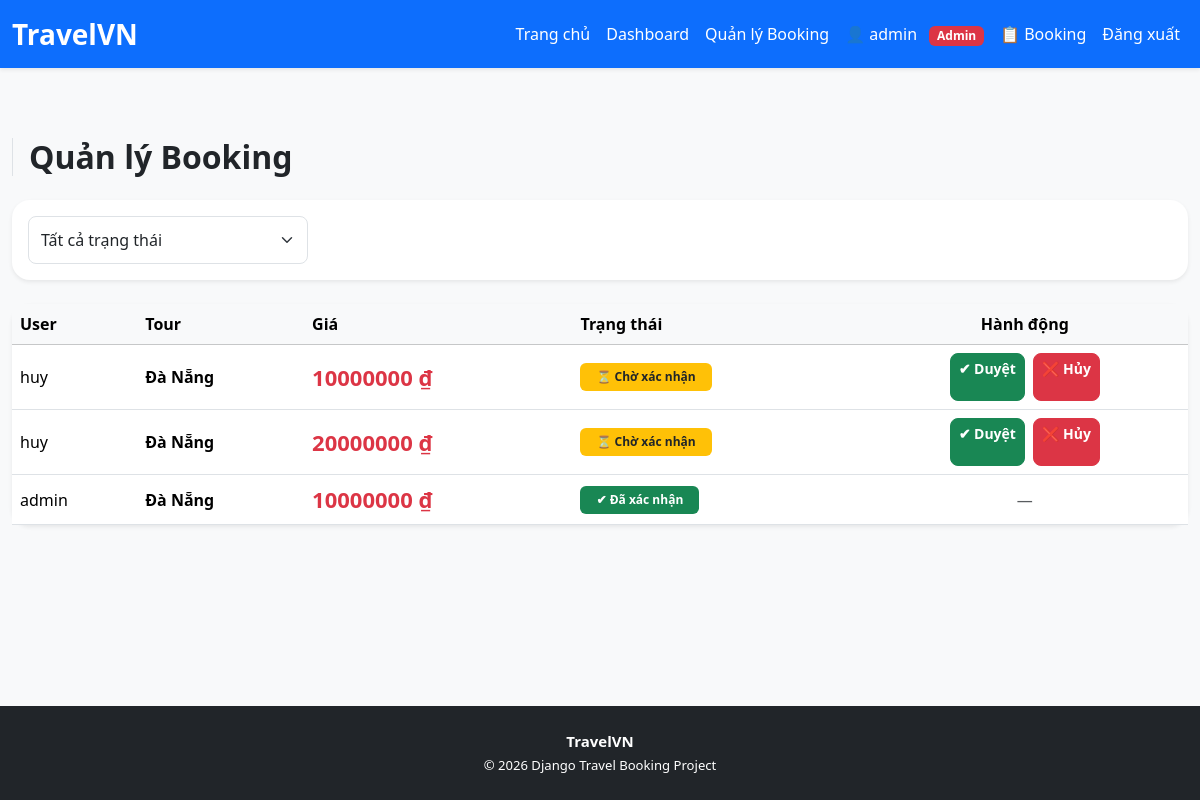
Page /dashboard/bookings/ (signed in) on the earlier database version.
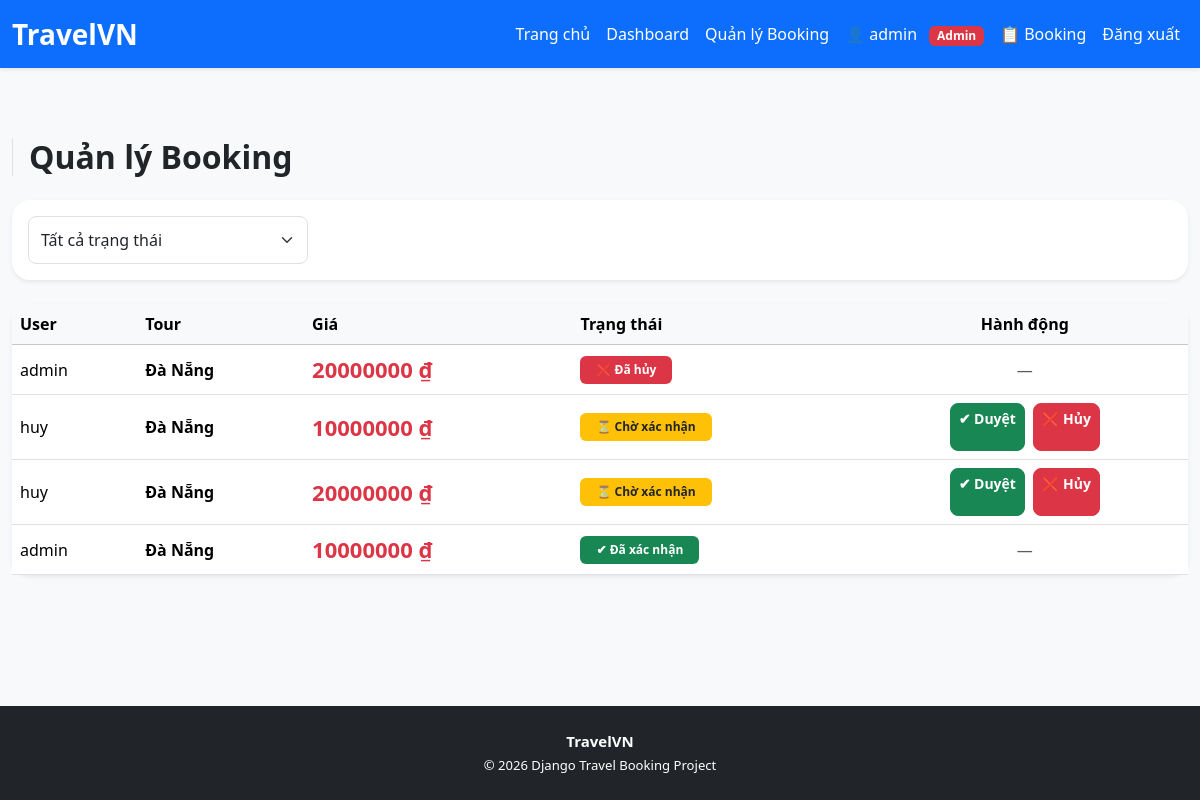
Same page on the later database version.
### apps/bookings/models.py (models this page shows, shortened)
class Booking(models.Model):
    STATUS_CHOICES = [
        ('pending', 'Chờ xác nhận'),
        ('confirmed', 'Đã xác nhận'),
        ('cancelled', 'Đã hủy'),
        ('completed', 'Hoàn thành'),
    ]
    user = models.ForeignKey(User, on_delete=models.CASCADE)
    tour = models.ForeignKey(Tour, on_delete=models.CASCADE)
    quantity = models.PositiveIntegerField(default=1)
    total_price = models.DecimalField(
        max_digits=12,
        decimal_places=2
    )
    status = models.CharField(
        max_length=20,
        choices=STATUS_CHOICES,
        default='pending'
    )
    booked_at = models.DateTimeField(auto_now_add=True)
    updated_at = models.DateTimeField(auto_now=True)
    class Meta:
        ordering = ['-booked_at']

### apps/tours/models.py (models this page shows, shortened)
class Tour(models.Model):
    name = models.CharField(max_length=200, db_index=True)
    destination = models.CharField(max_length=100, db_index=True)
    price = models.DecimalField(max_digits=12, decimal_places=2, db_index=True)
    duration = models.PositiveIntegerField(help_text="Số ngày")
    slots = models.PositiveIntegerField(default=10)
    description = models.TextField()
    image = models.ImageField(upload_to='tours/', blank=True, null=True)
    created_at = models.DateTimeField(auto_now_add=True, db_index=True)
    featured = models.BooleanField(default=False, db_index=True)

### apps/dashboard/views.py (the view)
# urls.py: path('bookings/', views.manage_booking_view, name='manage_bookings'),
@staff_member_required
def manage_booking_view(request):
    status = request.GET.get('status')
    bookings = Booking.objects.select_related(
        'user', 'tour').order_by('-booked_at')
    if status:
        bookings = bookings.filter(status=status)
    context = {
        'bookings': bookings
    }
    return render(request, 'dashboard/bookings.html', context)

### core/templatetags/money.py (called while the page is built)
@register.filter
def money(value):
    if value is None:
        return ""
    value = int(value)
    return f"{intcomma(value).replace(',', '.')} ₫"

### templates/dashboard/bookings.html (shortened to what this page needs)
{% extends 'base.html' %}
{% load money %}
{% block content %}
<h2 class="fw-bold mb-4 border-start ps-3" style="border-color:#0d6efd;">
    Quản lý Booking
</h2>
<div class="card shadow-sm border-0 mb-4">
    <div class="card-body">
        <form method="get" class="row g-2 align-items-center">
            <div class="col-md-3">
                <select name="status"
                        class="form-select"
                        onchange="this.form.submit()">
                    <option value="">Tất cả trạng thái</option>
                </select>
            </div>
        </form>
    </div>
</div>
<div class="card shadow-sm border-0">
    <div class="table-responsive">
        <table class="table table-hover align-middle mb-0">
            <thead class="table-light">
                <tr>
                    <th>User</th>
                    <th>Tour</th>
                    <th>Giá</th>
                    <th>Trạng thái</th>
                    <th class="text-center">Hành động</th>
                </tr>
            </thead>
            <tbody>
            {% for b in bookings %}
                <tr>
                    <td>{{ b.user.username }}</td>
                    <td>
                        <strong>{{ b.tour.name }}</strong>
                    </td>
                    <td class="text-danger fw-bold">
                        {{ b.total_price|money }}
                    </td>
                    <td>
                        {% if b.status == 'pending' %}
                            <span class="badge bg-warning text-dark px-3 py-2">
                                ⏳ {{ b.get_status_display }}
                            </span>
                        {% elif b.status == 'confirmed' %}
                            <span class="badge bg-success px-3 py-2">
                                ✔ {{ b.get_status_display }}
                            </span>
                        {% elif b.status == 'cancelled' %}
                            <span class="badge bg-danger px-3 py-2">
                                ❌ {{ b.get_status_display }}
                            </span>
                        {% endif %}
                    </td>
                    <td class="text-center">
                        {% if b.status == 'pending' %}
                        <div class="d-flex justify-content-center gap-2">
                            <a href="{% url 'confirm_booking' b.id %}"
                               class="btn btn-success btn-sm">
                                ✔ Duyệt
                            </a>
                            <a href="{% url 'cancel_booking' b.id %}"
                               class="btn btn-danger btn-sm"
                               onclick="return confirm('Xác nhận hủy booking?')">
                                ❌ Hủy
                            </a>
                        </div>
                        {% else %}
                            <span class="text-muted">—</span>
                        {% endif %}
                    </td>
                </tr>
            {% empty %}
                <tr>
                    <td colspan="5" class="text-center py-4 text-muted">
                        Không có booking nào
                    </td>
                </tr>
            {% endfor %}
            </tbody>
        </table>
    </div>
</div>
{% endblock %}

Differences in the rows shown:
added Booking: user.username "admin", tour.name "Đà Nẵng", total_price "20000000 ₫", status "Đã hủy"
